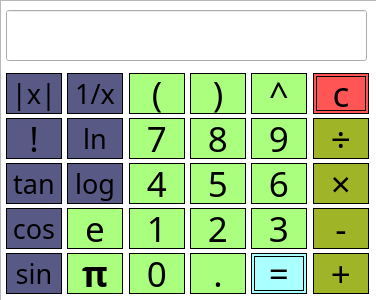
<?xml version="1.0" encoding="UTF-8"?>
<ui version="4.0">
 <class>more_calculate</class>
 <widget class="QWidget" name="more_calculate">
  <property name="geometry">
   <rect>
    <x>0</x>
    <y>0</y>
    <width>376</width>
    <height>300</height>
   </rect>
  </property>
  <property name="windowTitle">
   <string>拓展计算</string>
  </property>
  <property name="styleSheet">
   <string notr="true">
</string>
  </property>
  <widget class="QPushButton" name="pushButton_e">
   <property name="geometry">
    <rect>
     <x>67</x>
     <y>208</y>
     <width>56</width>
     <height>41</height>
    </rect>
   </property>
   <property name="font">
    <font>
     <family>汉仪铸字木头人W</family>
     <pointsize>26</pointsize>
    </font>
   </property>
   <property name="styleSheet">
    <string notr="true">background-color: rgb(170, 255, 127);
border: 1px solid ;</string>
   </property>
   <property name="text">
    <string>e</string>
   </property>
  </widget>
  <widget class="QPushButton" name="pushButton_log">
   <property name="geometry">
    <rect>
     <x>67</x>
     <y>163</y>
     <width>56</width>
     <height>41</height>
    </rect>
   </property>
   <property name="font">
    <font>
     <family>汉仪铸字木头人W</family>
     <pointsize>20</pointsize>
    </font>
   </property>
   <property name="styleSheet">
    <string notr="true">background-color: rgb(89, 89, 134);
border: 1px solid ;</string>
   </property>
   <property name="text">
    <string>log</string>
   </property>
  </widget>
  <widget class="QPushButton" name="pushButton_pi">
   <property name="geometry">
    <rect>
     <x>67</x>
     <y>253</y>
     <width>56</width>
     <height>41</height>
    </rect>
   </property>
   <property name="font">
    <font>
     <family>汉仪铸字木头人W</family>
     <pointsize>26</pointsize>
     <weight>75</weight>
     <bold>true</bold>
    </font>
   </property>
   <property name="styleSheet">
    <string notr="true">background-color: rgb(170, 255, 127);
border: 1px solid ;</string>
   </property>
   <property name="text">
    <string>π</string>
   </property>
  </widget>
  <widget class="QPushButton" name="pushButton_2">
   <property name="geometry">
    <rect>
     <x>190</x>
     <y>208</y>
     <width>56</width>
     <height>41</height>
    </rect>
   </property>
   <property name="font">
    <font>
     <family>汉仪铸字木头人W</family>
     <pointsize>26</pointsize>
    </font>
   </property>
   <property name="styleSheet">
    <string notr="true">background-color: rgb(170, 255, 127);
border: 1px solid ;</string>
   </property>
   <property name="text">
    <string>2</string>
   </property>
  </widget>
  <widget class="QPushButton" name="pushButton_3">
   <property name="geometry">
    <rect>
     <x>251</x>
     <y>208</y>
     <width>56</width>
     <height>41</height>
    </rect>
   </property>
   <property name="font">
    <font>
     <family>汉仪铸字木头人W</family>
     <pointsize>26</pointsize>
    </font>
   </property>
   <property name="styleSheet">
    <string notr="true">background-color: rgb(170, 255, 127);
border: 1px solid ;</string>
   </property>
   <property name="text">
    <string>3</string>
   </property>
  </widget>
  <widget class="QPushButton" name="pushButton_5">
   <property name="geometry">
    <rect>
     <x>190</x>
     <y>163</y>
     <width>56</width>
     <height>41</height>
    </rect>
   </property>
   <property name="font">
    <font>
     <family>汉仪铸字木头人W</family>
     <pointsize>26</pointsize>
    </font>
   </property>
   <property name="styleSheet">
    <string notr="true">background-color: rgb(170, 255, 127);
border: 1px solid ;</string>
   </property>
   <property name="text">
    <string>5</string>
   </property>
  </widget>
  <widget class="QPushButton" name="pushButton_8">
   <property name="geometry">
    <rect>
     <x>190</x>
     <y>118</y>
     <width>56</width>
     <height>41</height>
    </rect>
   </property>
   <property name="font">
    <font>
     <family>汉仪铸字木头人W</family>
     <pointsize>26</pointsize>
    </font>
   </property>
   <property name="styleSheet">
    <string notr="true">background-color: rgb(170, 255, 127);
border: 1px solid ;</string>
   </property>
   <property name="text">
    <string>8</string>
   </property>
  </widget>
  <widget class="QPushButton" name="pushButton_9">
   <property name="geometry">
    <rect>
     <x>251</x>
     <y>118</y>
     <width>56</width>
     <height>41</height>
    </rect>
   </property>
   <property name="font">
    <font>
     <family>汉仪铸字木头人W</family>
     <pointsize>26</pointsize>
    </font>
   </property>
   <property name="styleSheet">
    <string notr="true">background-color: rgb(170, 255, 127);
border: 1px solid ;</string>
   </property>
   <property name="text">
    <string>9</string>
   </property>
  </widget>
  <widget class="QPushButton" name="pushButton_6">
   <property name="geometry">
    <rect>
     <x>251</x>
     <y>163</y>
     <width>56</width>
     <height>41</height>
    </rect>
   </property>
   <property name="font">
    <font>
     <family>汉仪铸字木头人W</family>
     <pointsize>26</pointsize>
    </font>
   </property>
   <property name="styleSheet">
    <string notr="true">background-color: rgb(170, 255, 127);
border: 1px solid ;</string>
   </property>
   <property name="text">
    <string>6</string>
   </property>
  </widget>
  <widget class="QPushButton" name="pushButton_7">
   <property name="geometry">
    <rect>
     <x>129</x>
     <y>118</y>
     <width>56</width>
     <height>41</height>
    </rect>
   </property>
   <property name="font">
    <font>
     <family>汉仪铸字木头人W</family>
     <pointsize>26</pointsize>
    </font>
   </property>
   <property name="styleSheet">
    <string notr="true">background-color: rgb(170, 255, 127);
border: 1px solid ;</string>
   </property>
   <property name="text">
    <string>7</string>
   </property>
  </widget>
  <widget class="QPushButton" name="pushButton_1">
   <property name="geometry">
    <rect>
     <x>129</x>
     <y>208</y>
     <width>56</width>
     <height>41</height>
    </rect>
   </property>
   <property name="font">
    <font>
     <family>汉仪铸字木头人W</family>
     <pointsize>26</pointsize>
    </font>
   </property>
   <property name="styleSheet">
    <string notr="true">background-color: rgb(170, 255, 127);
border: 1px solid ;</string>
   </property>
   <property name="text">
    <string>1</string>
   </property>
  </widget>
  <widget class="QPushButton" name="pushButton_4">
   <property name="geometry">
    <rect>
     <x>129</x>
     <y>163</y>
     <width>56</width>
     <height>41</height>
    </rect>
   </property>
   <property name="font">
    <font>
     <family>汉仪铸字木头人W</family>
     <pointsize>26</pointsize>
    </font>
   </property>
   <property name="styleSheet">
    <string notr="true">background-color: rgb(170, 255, 127);
border: 1px solid ;</string>
   </property>
   <property name="text">
    <string>4</string>
   </property>
  </widget>
  <widget class="QPushButton" name="pushButton_rec">
   <property name="geometry">
    <rect>
     <x>67</x>
     <y>73</y>
     <width>56</width>
     <height>41</height>
    </rect>
   </property>
   <property name="font">
    <font>
     <family>汉仪铸字木头人W</family>
     <pointsize>20</pointsize>
    </font>
   </property>
   <property name="styleSheet">
    <string notr="true">background-color: rgb(89, 89, 134);
border: 1px solid ;</string>
   </property>
   <property name="text">
    <string>1/x</string>
   </property>
  </widget>
  <widget class="QPushButton" name="pushButton_ln">
   <property name="geometry">
    <rect>
     <x>67</x>
     <y>118</y>
     <width>56</width>
     <height>41</height>
    </rect>
   </property>
   <property name="font">
    <font>
     <family>汉仪铸字木头人W</family>
     <pointsize>20</pointsize>
    </font>
   </property>
   <property name="styleSheet">
    <string notr="true">background-color: rgb(89, 89, 134);
border: 1px solid ;</string>
   </property>
   <property name="text">
    <string>ln</string>
   </property>
  </widget>
  <widget class="QPushButton" name="pushButton_tan">
   <property name="geometry">
    <rect>
     <x>6</x>
     <y>163</y>
     <width>56</width>
     <height>41</height>
    </rect>
   </property>
   <property name="font">
    <font>
     <family>汉仪铸字木头人W</family>
     <pointsize>20</pointsize>
    </font>
   </property>
   <property name="styleSheet">
    <string notr="true">background-color: rgb(89, 89, 134);
border: 1px solid ;</string>
   </property>
   <property name="text">
    <string>tan</string>
   </property>
  </widget>
  <widget class="QPushButton" name="pushButton_cos">
   <property name="geometry">
    <rect>
     <x>6</x>
     <y>208</y>
     <width>56</width>
     <height>41</height>
    </rect>
   </property>
   <property name="font">
    <font>
     <family>汉仪铸字木头人W</family>
     <pointsize>20</pointsize>
    </font>
   </property>
   <property name="styleSheet">
    <string notr="true">background-color: rgb(89, 89, 134);
border: 1px solid ;</string>
   </property>
   <property name="text">
    <string>cos</string>
   </property>
  </widget>
  <widget class="QPushButton" name="pushButton_sin">
   <property name="geometry">
    <rect>
     <x>6</x>
     <y>253</y>
     <width>56</width>
     <height>41</height>
    </rect>
   </property>
   <property name="font">
    <font>
     <family>汉仪铸字木头人W</family>
     <pointsize>20</pointsize>
    </font>
   </property>
   <property name="styleSheet">
    <string notr="true">background-color: rgb(89, 89, 134);
border: 1px solid ;</string>
   </property>
   <property name="text">
    <string>sin</string>
   </property>
  </widget>
  <widget class="QPushButton" name="pushButton_abs">
   <property name="geometry">
    <rect>
     <x>6</x>
     <y>73</y>
     <width>56</width>
     <height>41</height>
    </rect>
   </property>
   <property name="font">
    <font>
     <family>汉仪铸字木头人W</family>
     <pointsize>20</pointsize>
    </font>
   </property>
   <property name="styleSheet">
    <string notr="true">background-color: rgb(89, 89, 134);
border: 1px solid ;</string>
   </property>
   <property name="text">
    <string>|x|</string>
   </property>
  </widget>
  <widget class="QPushButton" name="pushButton_lbr">
   <property name="geometry">
    <rect>
     <x>129</x>
     <y>73</y>
     <width>56</width>
     <height>41</height>
    </rect>
   </property>
   <property name="font">
    <font>
     <family>汉仪铸字木头人W</family>
     <pointsize>26</pointsize>
    </font>
   </property>
   <property name="styleSheet">
    <string notr="true">background-color: rgb(170, 255, 127);
border: 1px solid ;</string>
   </property>
   <property name="text">
    <string>(</string>
   </property>
  </widget>
  <widget class="QPushButton" name="pushButton_rbr">
   <property name="geometry">
    <rect>
     <x>190</x>
     <y>73</y>
     <width>56</width>
     <height>41</height>
    </rect>
   </property>
   <property name="font">
    <font>
     <family>汉仪铸字木头人W</family>
     <pointsize>26</pointsize>
    </font>
   </property>
   <property name="styleSheet">
    <string notr="true">background-color: rgb(170, 255, 127);
border: 1px solid ;</string>
   </property>
   <property name="text">
    <string>)</string>
   </property>
  </widget>
  <widget class="QPushButton" name="pushButton_fac">
   <property name="geometry">
    <rect>
     <x>6</x>
     <y>118</y>
     <width>56</width>
     <height>41</height>
    </rect>
   </property>
   <property name="font">
    <font>
     <family>汉仪铸字木头人W</family>
     <pointsize>26</pointsize>
    </font>
   </property>
   <property name="styleSheet">
    <string notr="true">background-color: rgb(89, 89, 134);
border: 1px solid ;</string>
   </property>
   <property name="text">
    <string>!</string>
   </property>
  </widget>
  <widget class="QPushButton" name="pushButton_pow">
   <property name="geometry">
    <rect>
     <x>251</x>
     <y>73</y>
     <width>56</width>
     <height>41</height>
    </rect>
   </property>
   <property name="font">
    <font>
     <family>汉仪铸字木头人W</family>
     <pointsize>26</pointsize>
    </font>
   </property>
   <property name="styleSheet">
    <string notr="true">background-color: rgb(170, 255, 127);
border: 1px solid ;</string>
   </property>
   <property name="text">
    <string>^</string>
   </property>
  </widget>
  <widget class="QPushButton" name="pushButton_0">
   <property name="geometry">
    <rect>
     <x>129</x>
     <y>253</y>
     <width>56</width>
     <height>41</height>
    </rect>
   </property>
   <property name="font">
    <font>
     <family>汉仪铸字木头人W</family>
     <pointsize>26</pointsize>
    </font>
   </property>
   <property name="styleSheet">
    <string notr="true">background-color: rgb(170, 255, 127);
border: 1px solid ;</string>
   </property>
   <property name="text">
    <string>0</string>
   </property>
  </widget>
  <widget class="QPushButton" name="pushButton_point">
   <property name="geometry">
    <rect>
     <x>190</x>
     <y>253</y>
     <width>56</width>
     <height>41</height>
    </rect>
   </property>
   <property name="font">
    <font>
     <family>汉仪铸字木头人W</family>
     <pointsize>26</pointsize>
    </font>
   </property>
   <property name="styleSheet">
    <string notr="true">background-color: rgb(170, 255, 127);
border: 1px solid ;</string>
   </property>
   <property name="text">
    <string>.</string>
   </property>
  </widget>
  <widget class="QPushButton" name="pushButton_eq">
   <property name="geometry">
    <rect>
     <x>251</x>
     <y>253</y>
     <width>56</width>
     <height>41</height>
    </rect>
   </property>
   <property name="font">
    <font>
     <family>汉仪铸字木头人W</family>
     <pointsize>26</pointsize>
    </font>
   </property>
   <property name="styleSheet">
    <string notr="true">background-color: rgb(170, 255, 255);
border: 4px double ;</string>
   </property>
   <property name="text">
    <string>=</string>
   </property>
  </widget>
  <widget class="QPushButton" name="pushButton_add">
   <property name="geometry">
    <rect>
     <x>313</x>
     <y>253</y>
     <width>56</width>
     <height>41</height>
    </rect>
   </property>
   <property name="font">
    <font>
     <family>汉仪铸字木头人W</family>
     <pointsize>26</pointsize>
    </font>
   </property>
   <property name="styleSheet">
    <string notr="true">background-color: rgb(160, 180, 40);
border: 1px solid ;</string>
   </property>
   <property name="text">
    <string>+</string>
   </property>
  </widget>
  <widget class="QPushButton" name="pushButton_sub">
   <property name="geometry">
    <rect>
     <x>313</x>
     <y>208</y>
     <width>56</width>
     <height>41</height>
    </rect>
   </property>
   <property name="font">
    <font>
     <family>汉仪铸字木头人W</family>
     <pointsize>26</pointsize>
    </font>
   </property>
   <property name="styleSheet">
    <string notr="true">background-color: rgb(160, 180, 40);
border: 1px solid ;</string>
   </property>
   <property name="text">
    <string>-</string>
   </property>
  </widget>
  <widget class="QPushButton" name="pushButton_mul">
   <property name="geometry">
    <rect>
     <x>313</x>
     <y>163</y>
     <width>56</width>
     <height>41</height>
    </rect>
   </property>
   <property name="font">
    <font>
     <family>汉仪铸字木头人W</family>
     <pointsize>26</pointsize>
    </font>
   </property>
   <property name="styleSheet">
    <string notr="true">background-color: rgb(160, 180, 40);
border: 1px solid ;</string>
   </property>
   <property name="text">
    <string>×</string>
   </property>
  </widget>
  <widget class="QPushButton" name="pushButton_div">
   <property name="geometry">
    <rect>
     <x>313</x>
     <y>118</y>
     <width>56</width>
     <height>41</height>
    </rect>
   </property>
   <property name="font">
    <font>
     <family>汉仪铸字木头人W</family>
     <pointsize>26</pointsize>
    </font>
   </property>
   <property name="styleSheet">
    <string notr="true">background-color: rgb(160, 180, 40);
border: 1px solid ;</string>
   </property>
   <property name="text">
    <string>÷</string>
   </property>
  </widget>
  <widget class="QPushButton" name="pushButton_c">
   <property name="geometry">
    <rect>
     <x>313</x>
     <y>73</y>
     <width>56</width>
     <height>41</height>
    </rect>
   </property>
   <property name="font">
    <font>
     <family>汉仪铸字木头人W</family>
     <pointsize>26</pointsize>
     <weight>50</weight>
     <bold>false</bold>
    </font>
   </property>
   <property name="styleSheet">
    <string notr="true">background-color: rgb(255, 85, 85);
border: 4px double ;</string>
   </property>
   <property name="text">
    <string>c</string>
   </property>
  </widget>
  <widget class="QLineEdit" name="lineEdit">
   <property name="enabled">
    <bool>true</bool>
   </property>
   <property name="geometry">
    <rect>
     <x>6</x>
     <y>10</y>
     <width>361</width>
     <height>51</height>
    </rect>
   </property>
   <property name="font">
    <font>
     <family>汉仪铸字木头人W</family>
     <pointsize>26</pointsize>
    </font>
   </property>
   <property name="text">
    <string/>
   </property>
   <property name="alignment">
    <set>Qt::AlignRight|Qt::AlignTrailing|Qt::AlignVCenter</set>
   </property>
   <property name="readOnly">
    <bool>true</bool>
   </property>
  </widget>
  <widget class="QListView" name="listView">
   <property name="geometry">
    <rect>
     <x>0</x>
     <y>0</y>
     <width>381</width>
     <height>311</height>
    </rect>
   </property>
   <property name="styleSheet">
    <string notr="true">border-image: url(:/newPrefix/background2.jpg);</string>
   </property>
  </widget>
  <zorder>listView</zorder>
  <zorder>pushButton_e</zorder>
  <zorder>pushButton_log</zorder>
  <zorder>pushButton_pi</zorder>
  <zorder>pushButton_2</zorder>
  <zorder>pushButton_3</zorder>
  <zorder>pushButton_5</zorder>
  <zorder>pushButton_8</zorder>
  <zorder>pushButton_9</zorder>
  <zorder>pushButton_6</zorder>
  <zorder>pushButton_7</zorder>
  <zorder>pushButton_1</zorder>
  <zorder>pushButton_4</zorder>
  <zorder>pushButton_rec</zorder>
  <zorder>pushButton_ln</zorder>
  <zorder>pushButton_tan</zorder>
  <zorder>pushButton_cos</zorder>
  <zorder>pushButton_sin</zorder>
  <zorder>pushButton_abs</zorder>
  <zorder>pushButton_lbr</zorder>
  <zorder>pushButton_rbr</zorder>
  <zorder>pushButton_fac</zorder>
  <zorder>pushButton_pow</zorder>
  <zorder>pushButton_0</zorder>
  <zorder>pushButton_point</zorder>
  <zorder>pushButton_eq</zorder>
  <zorder>pushButton_add</zorder>
  <zorder>pushButton_sub</zorder>
  <zorder>pushButton_mul</zorder>
  <zorder>pushButton_div</zorder>
  <zorder>pushButton_c</zorder>
  <zorder>lineEdit</zorder>
 </widget>
 <resources>
  <include location="../picture/background.qrc"/>
 </resources>
 <connections/>
</ui>
